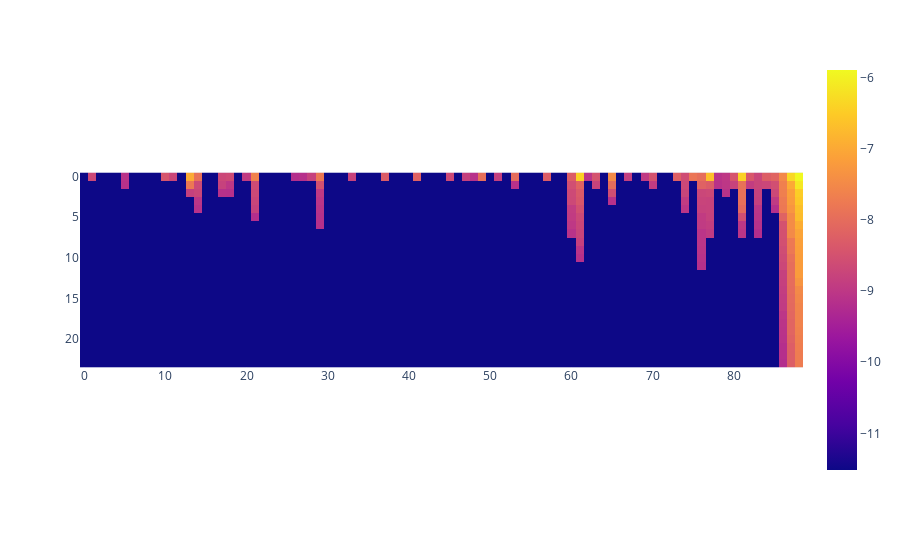

Here is the notebook cell this chart was saved with:
### Code cell
import numpy as np
from plotly import express as px
heatmaps = []
layer = layers.index(6)
batch_idx = 0
k = 24
# for s in results_resid[layer][batch_idx]:
for s in results_attn[layer][batch_idx]:
    if (s == 0).all():
        break
    _, idx = jax.lax.top_k(jnp.abs(s), k)
    heatmaps.append(s[idx])
arr = np.array(heatmaps).T
thresh = 1e-4
arr[np.abs(arr) < thresh] = 0
arr[arr == 0] = thresh / 10
arr = np.log(np.abs(arr))
# arr[arr != 0] = 1
px.imshow(arr, )

### Figure 1 — Plotly figure (JSON) as saved in the notebook; plotly's stock layout.template omitted (floating-point values rounded to 4 significant figures; data arrays with more than 128 entries replaced by an {"elided": "..."} marker saying what was removed)
{"data": [{"coloraxis": "coloraxis", "hovertemplate": "x: %{x}<br>y: %{y}<br>color: %{z}<extra></extra>", "name": "0", "type": "heatmap", "xaxis": "x", "yaxis": "y", "z": {"elided": "24x89 float values"}}], "layout": {"coloraxis": {"colorscale": [[0, "#0d0887"], [0.1111, "#46039f"], [0.2222, "#7201a8"], [0.3333, "#9c179e"], [0.4444, "#bd3786"], [0.5556, "#d8576b"], [0.6667, "#ed7953"], [0.7778, "#fb9f3a"], [0.8889, "#fdca26"], [1, "#f0f921"]]}, "margin": {"t": 60}, "xaxis": {"anchor": "y", "constrain": "domain", "domain": [0, 1], "scaleanchor": "y"}, "yaxis": {"anchor": "x", "autorange": "reversed", "constrain": "domain", "domain": [0, 1]}}}
